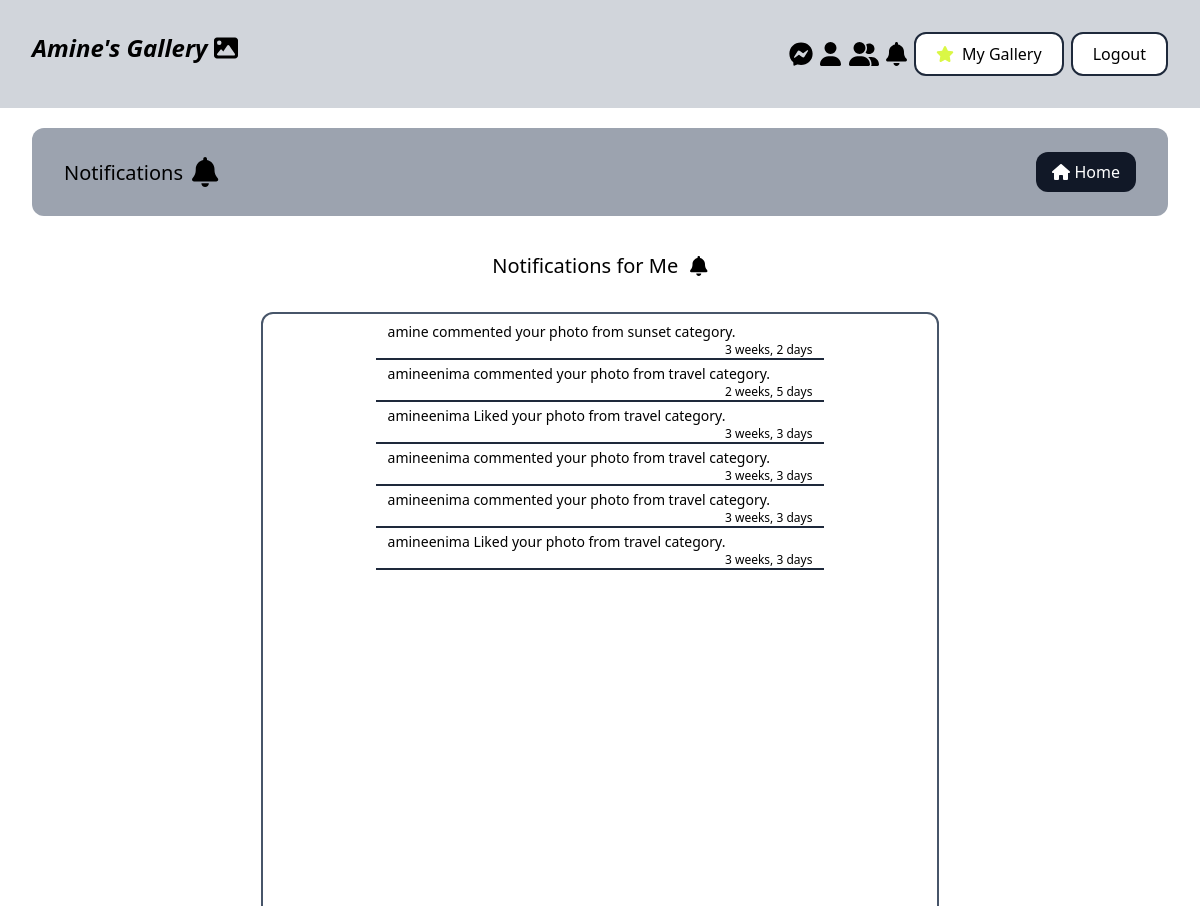
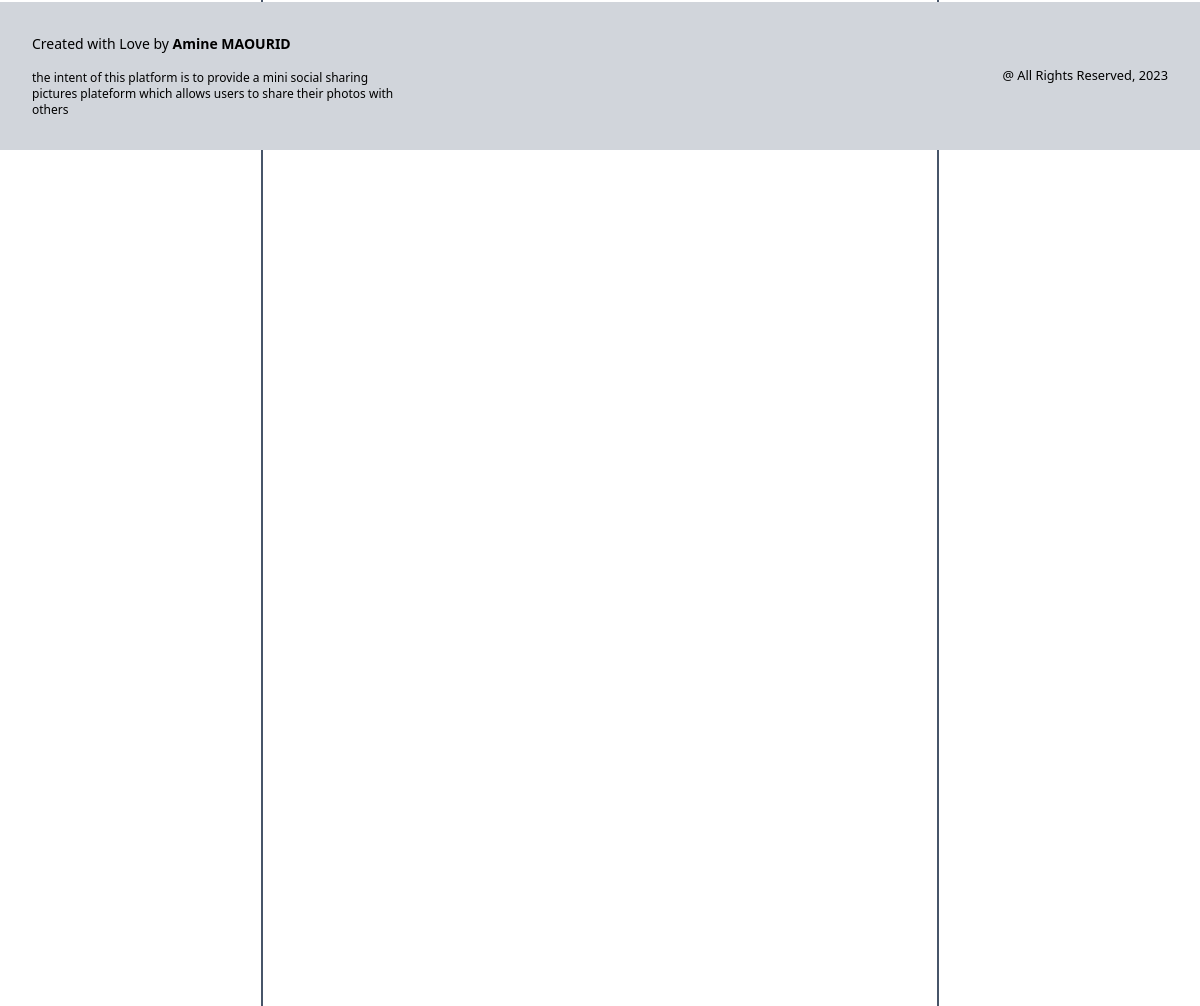
The app's page /notifications/ (signed in) with its own data (2 pictures, top to bottom).
### likes/models.py (models this page shows, shortened)
class Notification(models.Model) :
    notification = models.CharField(null=False, max_length=200)
    created_by = models.ForeignKey(User, on_delete=models.CASCADE)
    created_at = models.DateTimeField(auto_now_add=True)
    photo = models.ForeignKey(Photo, related_name='notifications', on_delete=models.CASCADE, null=False)
    is_like = models.BooleanField(null=False)
    is_comment = models.BooleanField(null=False)
    comment = models.ForeignKey(Comment, related_name='comment_notifications', on_delete=models.CASCADE, null=True)
    is_seen = models.BooleanField(null=False, default=False)

### likes/views.py (the view)
# urls.py: path('notifications/', views.get_notifications, name='notifications'),
@login_required
def get_notifications(request) :
    user_notifications = []
    user_photos = request.user.photos.all()
    for photo in user_photos :
        has_notifications = photo.notifications.exists()
        if has_notifications :
            photo_notifications = photo.notifications.all()
            for notification in photo_notifications :
                user_notifications.append(notification)
                if notification.is_seen == False :
                    notification.is_seen = True
                    notification.save()
    return render(request, 'likes/notifications.html', {'allnotifications' : user_notifications})

### likes/templates/likes/notifications.html (shortened to what this page needs)
{% extends 'photoshare/base.html' %}
{% block content %}
    <div class="flex justify-between py-6 px-8 bg-gray-400 rounded-xl mb-5 items-center col-span-3">
        <h3 class="text-xl">Notifications <i class="fa-solid fa-bell fa-xl ml-1"></i></h3>
        <button class="py-2 px-4 bg-gray-900 text-white hover:bg-gray-700 rounded-xl">
            <a href="{% url 'gallery' %}" class="flex items-center">
                <i class="fa-solid fa-house mr-1"></i>Home
            </a>
        </button>
    </div>
    <div class="w-2/3 flex flex-col py-4 px-10 h-screen m-auto">
         <h3 class="text-xl self-center mb-8 flex items-center">
            <p class="mr-3">Notifications for Me</p>
            <i class="fa-solid fa-bell"></i>
        </h3>
         <div class="flex flex-col py-2 h-full space-y-1 overflow-y-auto border-2 rounded-xl border-slate-600">
            {% if allnotifications %}
                {% for notification in allnotifications %}
                <div class="w-2/3 self-center flex flex-col border-b-2 border-slate-800 hover:text-lg">
                    {% if notification.is_like %}
                    <a href="{% url 'likes:likes_per_photo' notification.photo.id %}" class="flex flex-col">
                        <p class="text-sm px-3 hover:text-lg">{{ notification.notification }}</p>
                        <span class="text-xs self-end pr-3"> {{ notification.created_at|timesince }} </span>
                    </a>
                    {% else %}
                    <a href="{% url 'likes:comments_per_photo' notification.photo.id %}" class="flex flex-col">
                        <p class="text-sm px-3 hover:text-lg">{{ notification.notification }}</p>
                        <span class="text-xs self-end pr-3"> {{ notification.created_at|timesince }} </span>
                    </a>
                    {% endif %}
                </div>
                {% endfor %}
            {% else %}
                <p class="self-center text-2xl">You have no notifications for the moment</p>
            {% endif %}
         </div>
    </div>
{% endblock %}

### records on screen
Notification: notification "amine commented your photo from sunset category.", created_at "3 weeks, 2 days"
Notification: notification "amineenima commented your photo from travel category.", created_at "2 weeks, 5 days"
Notification: notification "amineenima Liked your photo from travel category.", created_at "3 weeks, 3 days"
Notification: notification "amineenima commented your photo from travel category.", created_at "3 weeks, 3 days"
Notification: notification "amineenima commented your photo from travel category.", created_at "3 weeks, 3 days"
Notification: notification "amineenima Liked your photo from travel category.", created_at "3 weeks, 3 days"
